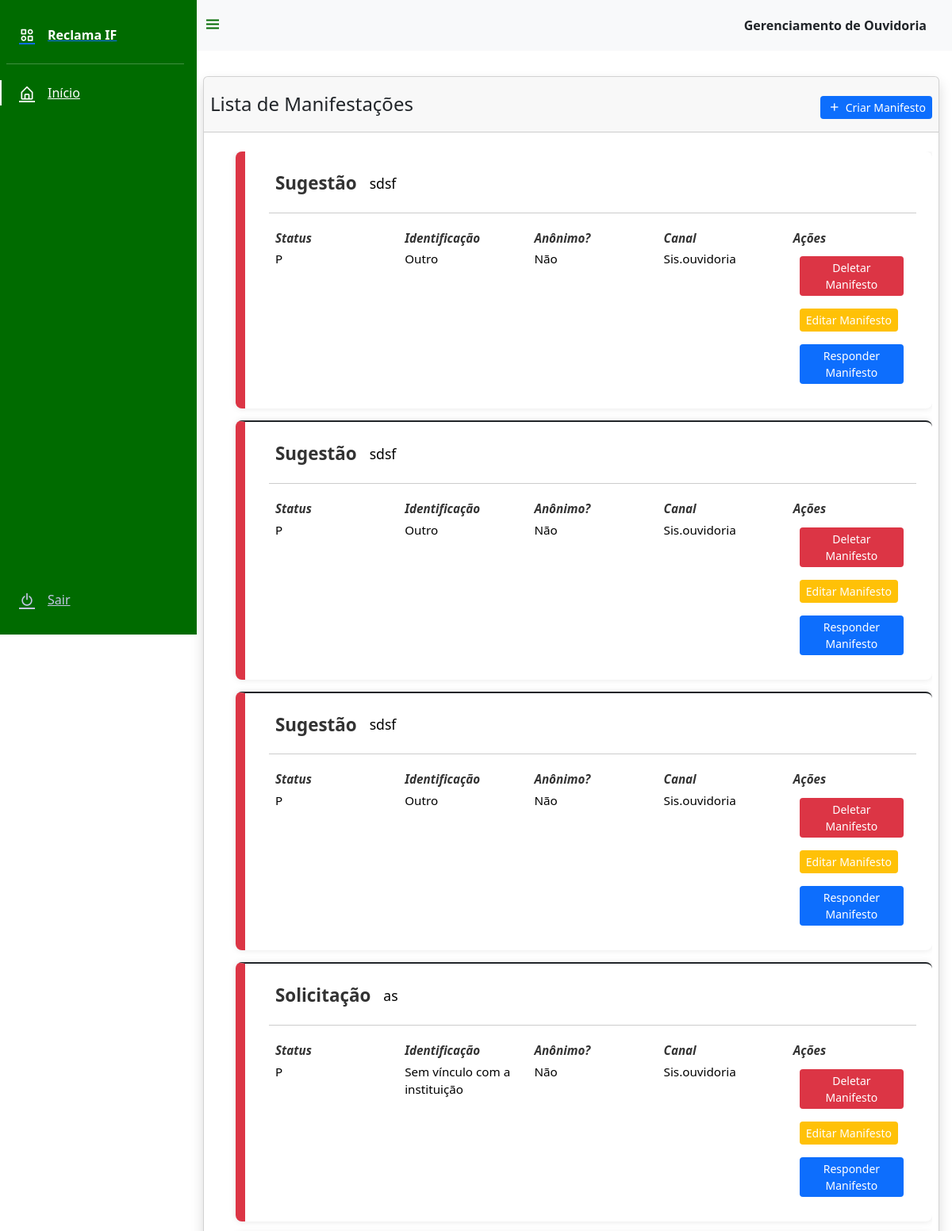
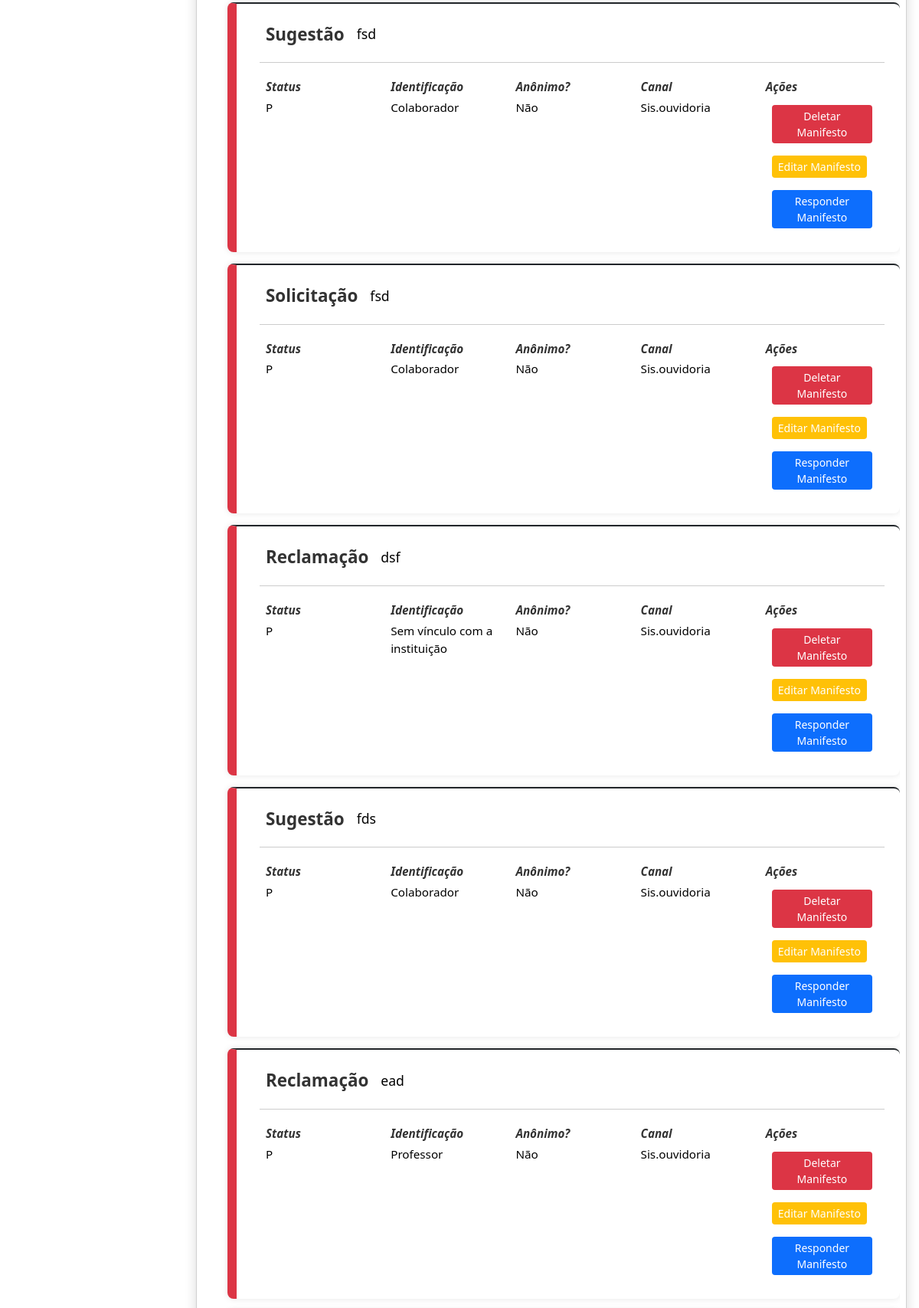
The page /consultar_manifesto (upper part) on the database its author committed (2 pictures, top to bottom).
### models/tabelas.py (models this page shows)
class Manifestacao(db.Model):
    id = db.Column(db.Integer, primary_key=True)
    mensagem = db.Column(db.String(500), nullable=False)
    tipo = db.Column(db.String(20), nullable=False)
    status = db.Column(db.String(10), nullable=False)
    autoria = db.Column(db.String(100), nullable=False)
    anonimato = db.Column(db.String(10), nullable=False)
    canal_manifestacao = db.Column(db.String(20), nullable=True)
    id_manifestante = db.Column(db.Integer, nullable=False)
    def trans_dic(self):
        return {coluna.name: getattr(self, coluna.name) for coluna in self.__table__.columns}

### routes.py (the view)
@app.route('/consultar_manifesto')
def consultarManifc():
    manifestacoes = consultaGeralManifestacoes()
    manifestantes = consultaGeralManifestantes()
    return render_template('home.html', manifestacoes=manifestacoes, manifestantes=manifestantes)

### models/consultas.py (called while the page is built)
def consultaGeralManifestacoes():
    manifestacoesQuery = Manifestacao.query.all()
    manifestacoesDic = [manifestacao.trans_dic() for manifestacao in manifestacoesQuery]
    return manifestacoesDic

def consultaGeralManifestantes():
    manifestantesQuery = Manifestante.query.all()
    manifestantesDic = [manifestacao.trans_dic() for manifestacao in manifestantesQuery]
    return manifestantesDic

### models/tabelas.py (called while the page is built)
    def trans_dic(self):
        return {coluna.name: getattr(self, coluna.name) for coluna in self.__table__.columns}

### templates/home.html (shortened to what this page needs)
<!DOCTYPE html>
<html lang="pt-br">
<head>
    <link href="https://cdn.jsdelivr.net/npm/bootstrap@5.1.3/dist/css/bootstrap.min.css" rel="stylesheet" />
    <link href="https://cdn.jsdelivr.net/npm/boxicons@latest/css/boxicons.min.css" rel="stylesheet" />
    <link href="{{ url_for('static', filename='style/home.css') }}" rel="stylesheet">
<link href="https://cdn.jsdelivr.net/npm/bootstrap@5.3.6/dist/css/bootstrap.min.css" rel="stylesheet">
</head>
<body id="body-pd" class="body-pd">
    <header class="header bg-light body-pd" id="header">
        <div class="header_toggle">
            <i class="bx bx-menu" id="header-toggle"></i>
        </div>
        <div class="header_title">
            <span class="fw-bold">Gerenciamento de Ouvidoria</span>
        </div>
    </header>
    <div class="l-navbar show_navbar" id="nav-bar">
        <nav class="nav">
            <div>
                <a href="home" class="nav_logo my-2">
                    <i class="bx bx-category-alt nav_logo-icon"></i>
                    <span class="nav_logo-name">Reclama IF</span>
                </a>
                <hr class="sidebar-divider ms-2" style="color:white;">
                <div class="nav_list">
                    <a href="home" class="nav_link active">
                        <i class="bx bx-home-alt nav_icon"></i>
                        <span class="nav_name">Início</span>
                    </a>
                </div>
            </div>
            <a href="#" onclick="fazerLogout()" class="nav_link">
                <i class='bx bx-power-off nav_icon'></i>
                <span class="nav_name">Sair</span>
            </a>
        </nav>
    </div>
        <div class="card shadow col-12 mt-5 p-0">
            <div class="card-header p-0 mb-3">
                <div class="d-flex row mb-2 mt-3 align-items-center">
                    <div class="d-flex justify-content-md-start justify-content-center col-12 col-md-6">
                        <dt class="h4 mx-2"> Lista de Manifestações</dt>
                    </div>
                    <div class="d-flex col-12 col-md-6 justify-content-md-end justify-content-center">
                        <button class="btn btn-primary btn-sm border-0 m-2" data-bs-toggle="modal" data-bs-target="#cadManifestoModal"> <i class='bx-fw bx bx-plus fs-6'></i> Criar Manifesto</button>
                    </div>
                </div>
            </div>
            <div class="card-body p-0 m-2">
                <div class="table-responsive">
                    <ul class="table table-striped table-hover display nowrap" style="width:100%">
                        {% for manifestacao in manifestacoes %}
                            {% set status_class = 'status-P' if manifestacao.status == 'P' else 'status-R' if manifestacao.status == 'R' else '' %}
                            {% set tipo_lower = manifestacao.tipo|lower %}
                            {% set tipo_class = tipo_lower if tipo_lower in ['elogio', 'informacao', 'reclamacao', 'sugestao', 'denuncia', 'solicitacao'] else 'tipo-default' %}
                            <li class="{{ status_class }}">
                                <div class="linha-cima">
                                    <div class="nome {{ tipo_class }}">{{ manifestacao.tipo }}</div>
                                    <div class="mensagem">{{ manifestacao.mensagem }}</div>
                                </div>
                                <div class="linha-baixo">
                                    <div class="coluna">
                                        <div class="titulo {{ tipo_class }}">Status</div>
                                        <div>{{ manifestacao.status }}</div>
                                    </div>
                                    <div class="coluna">
                                        <div class="titulo {{ tipo_class }}">Identificação</div>
                                        <div>{{ manifestacao.autoria }}</div>
                                    </div>
                                    <div class="coluna">
                                        <div class="titulo {{ tipo_class }}">Anônimo?</div>
                                        <div>{{ manifestacao.anonimato }}</div>
                                    </div>
                                    <div class="coluna">
                                        <div class="titulo {{ tipo_class }}">Canal</div>
                                        <div>{{ manifestacao.canal_manifestacao }}</div>
                                    </div>
                                    <div class="coluna">
                                        <div class="titulo {{ tipo_class }}">Ações</div>
                                        <button
                                        class="btn btn-danger btn-sm border-0 m-2"
                                        data-bs-toggle="modal"
                                        data-bs-target="#deletarModal"
                                        data-id="{{ manifestacao.id }}"
                                        style="color:white;">  Deletar Manifesto</button>
                                        <button
                                        class="btn btn-warning btn-sm border-0 m-2"
                                        data-bs-toggle="modal"
                                        data-bs-target="#editarModal"
                                        data-id="{{ manifestacao.id }}"
                                        data-tipo="{{ manifestacao.tipo }}"
                                        data-mensagem="{{ manifestacao.mensagem }}"
                                        data-status="{{ manifestacao.status }}"
                                        data-autoria="{{ manifestacao.autoria }}"
                                        data-anonimato="{{ manifestacao.anonimato }}"
                                        data-canal="{{ manifestacao.canal_manifestacao }}"
                                        data-id-manifestante="{{ manifestacao.id_manifestante }}"
                                        {% for manifestante in manifestantes %}
                                            {% if manifestante.id == manifestacao.id_manifestante %}
                                                data-nome="{{ manifestante.nome }}"
                                                data-email="{{ manifestante.email }}"
                                                data-telefone="{{ manifestante.telefone }}"
                                            {% endif %}
                                        {% endfor %}
                                        style="color:white;">  Editar Manifesto </button>
                                        <button
                                        class="btn btn-primary btn-sm border-0 m-2"
                                        data-bs-toggle="modal"
                                        data-bs-target="#responderModal"
                                        data-id="{{ manifestacao.id }}"
                                        {% for manifestante in manifestantes %}
                                            {% if manifestante.id == manifestacao.id_manifestante %}
                                                data-email="{{ manifestante.email }}"
                                            {% endif %}
                                        {% endfor %}
                                        style="color:white;">  Responder Manifesto</button>
                                    </div>
                                </div>
                            </li>
                        {% endfor %}
                    </ul>
                </div>
            </div>
        </div>
</body>
</html>

### static/style/home.css (style rules this page uses)
:root { --header-height: 3rem; --nav-width: 68px; --first-color: #006b00; --del-color: #ff0000; --first-color-light: #c3c6e6; --white-color: #FFFFFF; --body-font: "Nunito", sans-serif; --normal-font-size: 1rem; --z-fixed: 100; --grey-color: rgb(114, 114, 114); }
.btn-primary { background: var(--first-color); }
body { position: relative; margin: var(--header-height) 0 0 0; padding: 0 1rem; font-family: var(--body-font); font-size: var(--normal-font-size); transition: 0.5s; }
a { text-decoration: none; }
.header { width: 100%; height: var(--header-height); position: fixed; top: 0; left: 0; display: flex; align-items: center; justify-content: space-between; padding: 0 1rem; background-color: var(--white-color); z-index: var(--z-fixed); transition: 0.5s; }
.header_toggle { color: var(--first-color); font-size: 1.5rem; cursor: pointer; }
.l-navbar { position: fixed; top: 0; left: -30%; width: var(--nav-width); height: 100vh; background-color: var(--first-color); padding: 0.5rem 1rem 0 0; transition: 0.5s; z-index: var(--z-fixed); }
.nav { height: 100%; display: flex; flex-direction: column; justify-content: space-between; overflow: hidden; }
.nav_logo, .nav_link { display: grid; grid-template-columns: max-content max-content; align-items: center; column-gap: 1rem; padding: 0.5rem 0 0.5rem 1.5rem; }
.nav_logo-icon { font-size: 1.25rem; color: var(--white-color); }
.nav_logo-name { color: var(--white-color); font-weight: 700; }
.nav_link { position: relative; color: var(--first-color-light); margin-bottom: 1.5rem; transition: 0.3s; }
.nav_icon { font-size: 1.25rem; }
.show_navbar { left: 0; }
.body-pd { padding-left: calc(var(--nav-width) + 1rem); }
.active { color: var(--white-color); }
.active::before { content: ""; position: absolute; left: 0; width: 2px; height: 32px; background-color: var(--white-color); }
@media screen and (min-width: 768px) { body { margin: calc(var(--header-height) + 1rem) 0 0 0; padding-left: calc(var(--nav-width) + 2rem); } }
@media screen and (min-width: 768px) { .header { height: calc(var(--header-height) + 1rem); padding: 0 2rem 0 calc(var(--nav-width) + 2rem); } }
@media screen and (min-width: 768px) { .l-navbar { left: 0; padding: 1rem 1rem 0 0; } }
@media screen and (min-width: 768px) { .show_navbar { width: calc(var(--nav-width) + 180px); } }
@media screen and (min-width: 768px) { .body-pd { padding-left: calc(var(--nav-width) + 188px); } }
li { background: #fff; margin-bottom: 15px; padding: 15px 20px 15px 30px; border-radius: 8px; box-shadow: 0 0 8px rgba(0,0,0,0.1); transition: background 0.3s ease; border-left: 12px solid transparent; }
li.status-P { border-left-color: #dc3545; }
.linha-cima { display: flex; align-items: center; margin-bottom: 12px; padding-bottom: 12px; border-bottom: 1px solid #ccc; }
.nome { font-weight: bold; font-size: 1.4em; padding-right: 20px; min-width: 100px; text-transform: capitalize; }
.nome.tipo-default { color: #333; }
.mensagem { flex-grow: 1; font-size: 1.1em; color: #222; word-wrap: break-word; }
.linha-baixo { display: flex; justify-content: space-between; font-size: 0.95em; color: #555; }
.coluna { flex: 1 1 140px; padding: 5px 10px; }
.titulo { font-weight: bold; margin-bottom: 4px; font-style: italic; user-select: none; text-transform: capitalize; }
.titulo.tipo-default { color: #333; }
ul { list-style: none; padding: 0; margin: 0; }

### rows shown on the page
Manifestacao: tipo "Sugestão", mensagem "sdsf", status "P", autoria "Outro", anonimato "Não", canal_manifestacao "Sis.ouvidoria"
Manifestacao: tipo "Sugestão", mensagem "sdsf", status "P", autoria "Outro", anonimato "Não", canal_manifestacao "Sis.ouvidoria"
Manifestacao: tipo "Sugestão", mensagem "sdsf", status "P", autoria "Outro", anonimato "Não", canal_manifestacao "Sis.ouvidoria"
Manifestacao: tipo "Solicitação", mensagem "as", status "P", autoria "Sem vínculo com a instituição", anonimato "Não", canal_manifestacao "Sis.ouvidoria"
Manifestacao: tipo "Sugestão", mensagem "fsd", status "P", autoria "Colaborador", anonimato "Não", canal_manifestacao "Sis.ouvidoria"
Manifestacao: tipo "Solicitação", mensagem "fsd", status "P", autoria "Colaborador", anonimato "Não", canal_manifestacao "Sis.ouvidoria"
Manifestacao: tipo "Reclamação", mensagem "dsf", status "P", autoria "Sem vínculo com a instituição", anonimato "Não", canal_manifestacao "Sis.ouvidoria"
Manifestacao: tipo "Sugestão", mensagem "fds", status "P", autoria "Colaborador", anonimato "Não", canal_manifestacao "Sis.ouvidoria"
Manifestacao: tipo "Reclamação", mensagem "ead", status "P", autoria "Professor", anonimato "Não", canal_manifestacao "Sis.ouvidoria"
